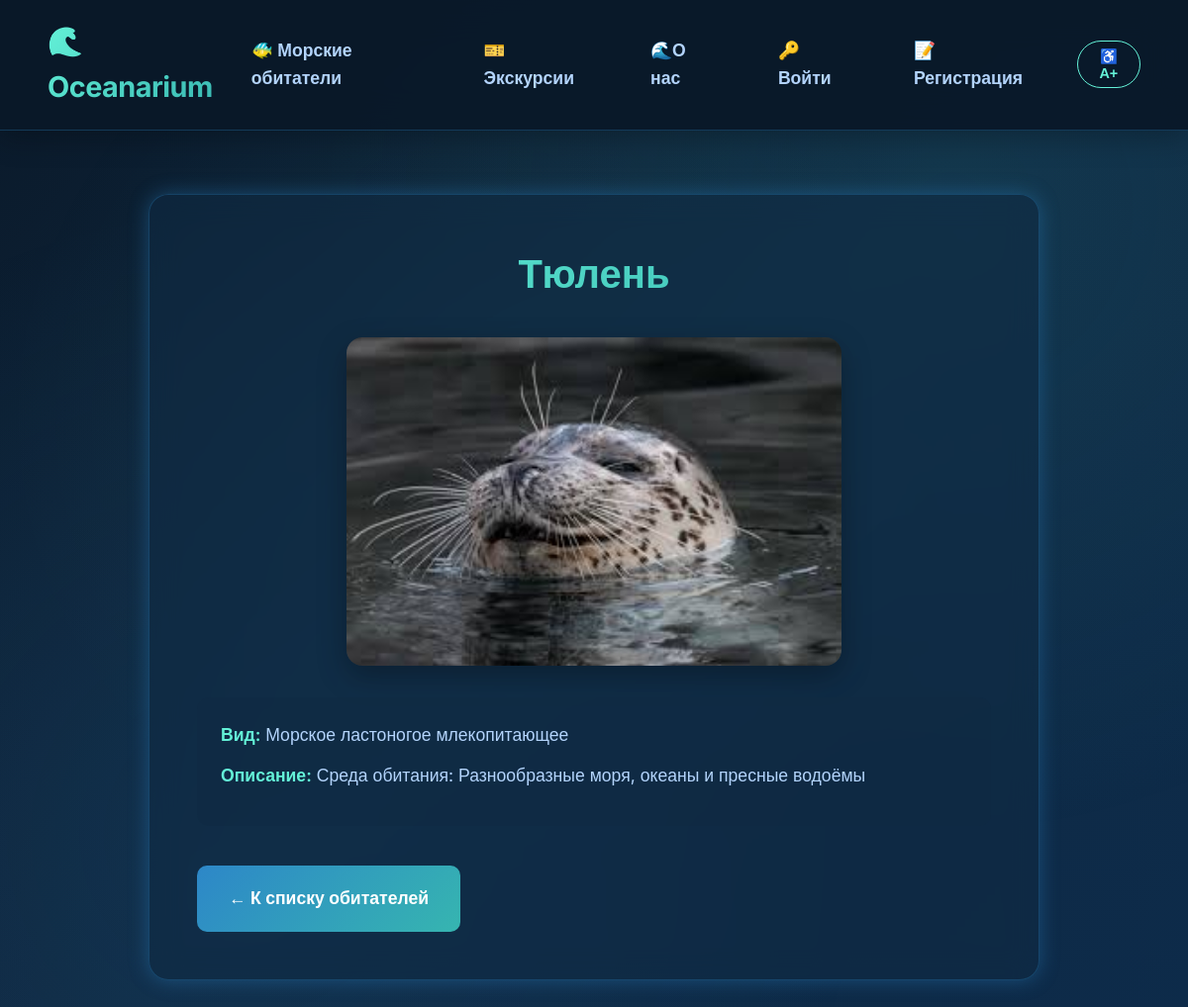
Page /4/ on the committed database.
### animals/models.py (models this page shows, shortened)
class Animal(models.Model):
    name = models.CharField(max_length=100)
    species = models.CharField(max_length=100)
    description = models.TextField()
    image = models.ImageField(upload_to='animals/')
    habitat = models.CharField(max_length=100, blank=True)
    is_animal_of_the_day = models.BooleanField(default=False)

### animals/views.py (the view)
# urls.py: path('<int:pk>/', views.animal_detail, name='detail'),
def animal_detail(request, pk):
    animal = get_object_or_404(Animal, pk=pk)
    return render(request, 'animals/animal_detail.html', {'animal': animal})

### animals/templates/animals/animal_detail.html
{% extends "base.html" %}
{% block content %}
<div class="animal-detail-container">
    <h1>{{ animal.name }}</h1>
    <img src="{{ animal.image.url }}" alt="{{ animal.name }}" class="animal-detail-image">
    <div class="animal-info">
        <p><strong>Вид:</strong> {{ animal.species }}</p>
        <p><strong>Описание:</strong> {{ animal.description }}</p>
    </div>
    <a href="{% url 'animals:list' %}" class="btn-primary" style="display: inline-block; width: auto; text-decoration: none; text-align: center;">
        ← К списку обитателей
    </a>
</div>
{% endblock %}

### static/style.css (style rules this page uses)
* { margin: 0; padding: 0; box-sizing: border-box; }
:root { --primary-dark: #0a1929; --secondary-dark: #102a43; --accent-blue: #2d87c8; --accent-teal: #36b5b0; --accent-light: #64f2d8; --text-primary: #e8f4f8; --text-secondary: #b3d4fc; --glass-bg: rgba(16, 42, 67, 0.6); --glass-border: rgba(45, 135, 200, 0.3); --shadow-glow: 0 0 20px rgba(45, 135, 200, 0.4); }
body { font-family: 'Inter', 'Poppins', sans-serif; background: linear-gradient(135deg, #0a1929 0%, #102a43 50%, #0d2b4a 100%); color: var(--text-primary); min-height: 100vh; line-height: 1.6; overflow-x: hidden; position: relative; }
body::before { content: ''; position: fixed; top: 0; left: 0; width: 100%; height: 100%; background-image: radial-gradient(circle at 20% 80%, rgba(45, 135, 200, 0.1) 0%, transparent 50%), radial-gradient(circle at 80% 20%, rgba(54, 181, 176, 0.1) 0%, transparent 50%), radial-gradient(circle at 40% 40%, rgba(100, 242, 216, 0.05) 0%, transparent 50%); z-index: -2; }
.animal-detail-container { background: var(--glass-bg); backdrop-filter: blur(15px); border: 1px solid var(--glass-border); border-radius: 20px; padding: 3rem; margin: 2rem auto; max-width: 900px; box-shadow: var(--shadow-glow); }
.animal-detail-container h1 { font-size: 2.5rem; background: linear-gradient(135deg, var(--accent-light), var(--accent-teal)); -webkit-background-clip: text; -webkit-text-fill-color: transparent; background-clip: text; text-align: center; margin-bottom: 2rem; }
.animal-detail-image { width: 100%; max-width: 500px; height: auto; border-radius: 16px; margin: 0 auto 2rem; display: block; box-shadow: 0 10px 30px rgba(0, 0, 0, 0.3); }
.animal-info { background: rgba(16, 42, 67, 0.5); border-radius: 12px; padding: 1.5rem; margin-bottom: 1.5rem; }
.animal-info p { font-size: 1.1rem; margin-bottom: 0.8rem; color: var(--text-secondary); }
.animal-info strong { color: var(--accent-light); font-weight: 600; }
.btn-primary { background: linear-gradient(135deg, var(--accent-blue), var(--accent-teal)); color: white; border: none; padding: 1.2rem 2rem; border-radius: 10px; font-size: 1.1rem; font-weight: 600; cursor: pointer; transition: all 0.3s ease; width: 100%; margin-top: 1rem; }

### rows in the picture
Animal: name "Тюлень", image (picture), species "Морское ластоногое млекопитающее", description "Среда обитания: Разнообразные моря, океаны и пресные водоёмы"
